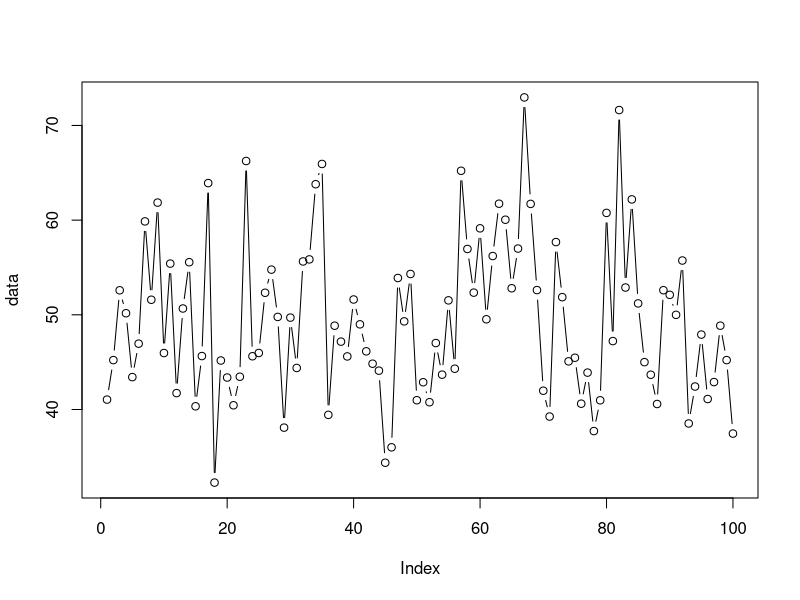
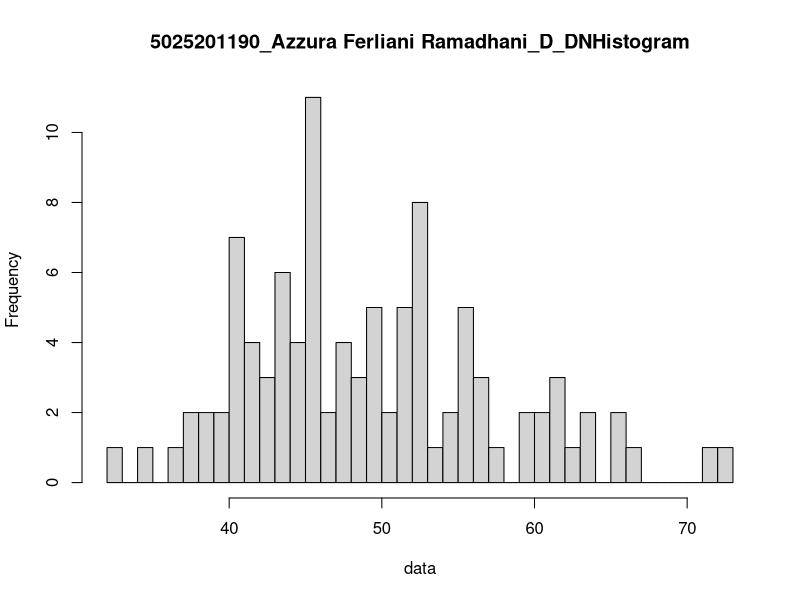

The R source for these figures, in order:
#generate random nilai 100 data, mean 50, sd 8
#a. fungsi probabilitas distribusi normal, hitung z-score, plot data generate
mean <- 50
x <- 100
sd <- 8
data = rnorm(x, mean, sd)
median = median(data)
pnorm(median, mean, sd, lower.tail = TRUE, log.p = FALSE)
plot(data, type="b")

#b.generate histogram distribusi normal dengan breaks 50 dan format penamaan:
## NRP_Nama_Probstat_Nama Kelas_DNHistogram
hist(data, main = "5025201190_Azzura Ferliani Ramadhani_D_DNHistogram", breaks = 50)

